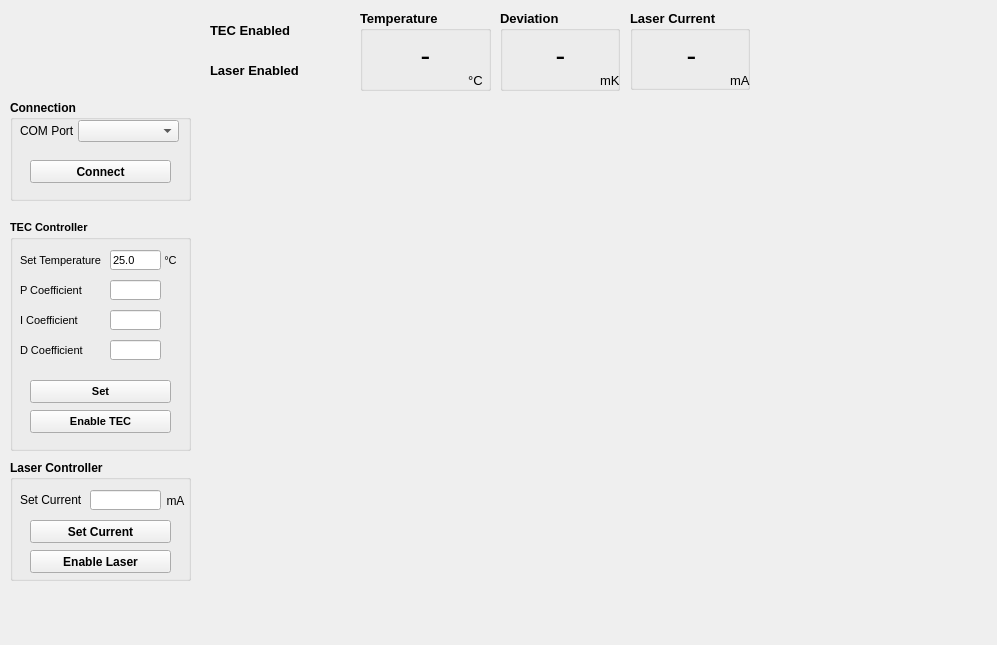
<?xml version="1.0" encoding="UTF-8"?>
<ui version="4.0">
 <class>GainChipWidget</class>
 <widget class="QWidget" name="GainChipWidget">
  <property name="geometry">
   <rect>
    <x>0</x>
    <y>0</y>
    <width>997</width>
    <height>645</height>
   </rect>
  </property>
  <property name="windowTitle">
   <string>Form</string>
  </property>
  <widget class="QLabel" name="laserEnabledLabel">
   <property name="geometry">
    <rect>
     <x>210</x>
     <y>60</y>
     <width>101</width>
     <height>20</height>
    </rect>
   </property>
   <property name="font">
    <font>
     <pointsize>10</pointsize>
     <weight>75</weight>
     <bold>true</bold>
    </font>
   </property>
   <property name="text">
    <string>Laser Enabled</string>
   </property>
  </widget>
  <widget class="PlotWidget" name="TempPlot" native="true">
   <property name="geometry">
    <rect>
     <x>200</x>
     <y>100</y>
     <width>781</width>
     <height>491</height>
    </rect>
   </property>
  </widget>
  <widget class="QGroupBox" name="laserGroupBox">
   <property name="geometry">
    <rect>
     <x>10</x>
     <y>460</y>
     <width>181</width>
     <height>121</height>
    </rect>
   </property>
   <property name="font">
    <font>
     <weight>75</weight>
     <bold>true</bold>
    </font>
   </property>
   <property name="title">
    <string>Laser Controller</string>
   </property>
   <widget class="QLineEdit" name="setCurrentEdit">
    <property name="geometry">
     <rect>
      <x>80</x>
      <y>30</y>
      <width>71</width>
      <height>20</height>
     </rect>
    </property>
   </widget>
   <widget class="QLabel" name="label">
    <property name="geometry">
     <rect>
      <x>150</x>
      <y>30</y>
      <width>31</width>
      <height>21</height>
     </rect>
    </property>
    <property name="font">
     <font>
      <weight>50</weight>
      <bold>false</bold>
     </font>
    </property>
    <property name="text">
     <string>mA</string>
    </property>
    <property name="alignment">
     <set>Qt::AlignCenter</set>
    </property>
   </widget>
   <widget class="QLabel" name="setCurrentLabel">
    <property name="geometry">
     <rect>
      <x>10</x>
      <y>30</y>
      <width>91</width>
      <height>20</height>
     </rect>
    </property>
    <property name="font">
     <font>
      <weight>50</weight>
      <bold>false</bold>
     </font>
    </property>
    <property name="text">
     <string>Set Current</string>
    </property>
   </widget>
   <widget class="QPushButton" name="laserEnableButton">
    <property name="geometry">
     <rect>
      <x>20</x>
      <y>90</y>
      <width>141</width>
      <height>23</height>
     </rect>
    </property>
    <property name="text">
     <string>Enable Laser</string>
    </property>
   </widget>
   <widget class="QPushButton" name="setCurrentButton">
    <property name="geometry">
     <rect>
      <x>20</x>
      <y>60</y>
      <width>141</width>
      <height>23</height>
     </rect>
    </property>
    <property name="text">
     <string>Set Current</string>
    </property>
   </widget>
  </widget>
  <widget class="QGroupBox" name="tempReadoutBox">
   <property name="geometry">
    <rect>
     <x>360</x>
     <y>10</y>
     <width>131</width>
     <height>81</height>
    </rect>
   </property>
   <property name="font">
    <font>
     <pointsize>10</pointsize>
     <weight>75</weight>
     <bold>true</bold>
    </font>
   </property>
   <property name="title">
    <string>Temperature</string>
   </property>
   <widget class="QLabel" name="tempReadout">
    <property name="geometry">
     <rect>
      <x>0</x>
      <y>10</y>
      <width>131</width>
      <height>71</height>
     </rect>
    </property>
    <property name="font">
     <font>
      <pointsize>22</pointsize>
      <weight>50</weight>
      <bold>false</bold>
     </font>
    </property>
    <property name="text">
     <string>-</string>
    </property>
    <property name="alignment">
     <set>Qt::AlignCenter</set>
    </property>
   </widget>
   <widget class="QLabel" name="label_3">
    <property name="geometry">
     <rect>
      <x>100</x>
      <y>60</y>
      <width>31</width>
      <height>20</height>
     </rect>
    </property>
    <property name="font">
     <font>
      <weight>50</weight>
      <bold>false</bold>
     </font>
    </property>
    <property name="text">
     <string>°C</string>
    </property>
    <property name="alignment">
     <set>Qt::AlignCenter</set>
    </property>
   </widget>
  </widget>
  <widget class="QGroupBox" name="laserCurrentBox">
   <property name="geometry">
    <rect>
     <x>630</x>
     <y>10</y>
     <width>120</width>
     <height>80</height>
    </rect>
   </property>
   <property name="font">
    <font>
     <pointsize>10</pointsize>
     <weight>75</weight>
     <bold>true</bold>
    </font>
   </property>
   <property name="title">
    <string>Laser Current</string>
   </property>
   <widget class="QLabel" name="laserCurrentLabel">
    <property name="geometry">
     <rect>
      <x>6</x>
      <y>10</y>
      <width>111</width>
      <height>71</height>
     </rect>
    </property>
    <property name="font">
     <font>
      <pointsize>22</pointsize>
      <weight>50</weight>
      <bold>false</bold>
     </font>
    </property>
    <property name="text">
     <string>-</string>
    </property>
    <property name="alignment">
     <set>Qt::AlignCenter</set>
    </property>
   </widget>
   <widget class="QLabel" name="label_7">
    <property name="geometry">
     <rect>
      <x>100</x>
      <y>60</y>
      <width>21</width>
      <height>20</height>
     </rect>
    </property>
    <property name="font">
     <font>
      <weight>50</weight>
      <bold>false</bold>
     </font>
    </property>
    <property name="text">
     <string>mA</string>
    </property>
   </widget>
  </widget>
  <widget class="QGroupBox" name="connectionGroupBox">
   <property name="geometry">
    <rect>
     <x>10</x>
     <y>100</y>
     <width>181</width>
     <height>101</height>
    </rect>
   </property>
   <property name="font">
    <font>
     <family>MS Shell Dlg 2</family>
     <weight>75</weight>
     <bold>true</bold>
    </font>
   </property>
   <property name="title">
    <string>Connection</string>
   </property>
   <property name="flat">
    <bool>false</bool>
   </property>
   <property name="checkable">
    <bool>false</bool>
   </property>
   <widget class="QComboBox" name="comComboBox">
    <property name="geometry">
     <rect>
      <x>68</x>
      <y>20</y>
      <width>101</width>
      <height>22</height>
     </rect>
    </property>
   </widget>
   <widget class="QLabel" name="comLabel">
    <property name="geometry">
     <rect>
      <x>10</x>
      <y>20</y>
      <width>61</width>
      <height>21</height>
     </rect>
    </property>
    <property name="font">
     <font>
      <weight>50</weight>
      <bold>false</bold>
     </font>
    </property>
    <property name="text">
     <string>COM Port</string>
    </property>
   </widget>
   <widget class="QPushButton" name="comConnectButton">
    <property name="geometry">
     <rect>
      <x>20</x>
      <y>60</y>
      <width>141</width>
      <height>23</height>
     </rect>
    </property>
    <property name="text">
     <string>Connect</string>
    </property>
   </widget>
  </widget>
  <widget class="QLabel" name="TECLED">
   <property name="geometry">
    <rect>
     <x>300</x>
     <y>10</y>
     <width>41</width>
     <height>41</height>
    </rect>
   </property>
   <property name="text">
    <string/>
   </property>
  </widget>
  <widget class="QGroupBox" name="deviationBox">
   <property name="geometry">
    <rect>
     <x>500</x>
     <y>10</y>
     <width>120</width>
     <height>81</height>
    </rect>
   </property>
   <property name="font">
    <font>
     <pointsize>10</pointsize>
     <weight>75</weight>
     <bold>true</bold>
    </font>
   </property>
   <property name="title">
    <string>Deviation</string>
   </property>
   <widget class="QLabel" name="deviationLabel">
    <property name="geometry">
     <rect>
      <x>0</x>
      <y>10</y>
      <width>121</width>
      <height>71</height>
     </rect>
    </property>
    <property name="font">
     <font>
      <pointsize>22</pointsize>
      <weight>50</weight>
      <bold>false</bold>
     </font>
    </property>
    <property name="text">
     <string>-</string>
    </property>
    <property name="alignment">
     <set>Qt::AlignCenter</set>
    </property>
   </widget>
   <widget class="QLabel" name="label_5">
    <property name="geometry">
     <rect>
      <x>100</x>
      <y>60</y>
      <width>21</width>
      <height>20</height>
     </rect>
    </property>
    <property name="font">
     <font>
      <weight>50</weight>
      <bold>false</bold>
     </font>
    </property>
    <property name="text">
     <string>mK</string>
    </property>
   </widget>
  </widget>
  <widget class="QLabel" name="tecEnabledLabel">
   <property name="geometry">
    <rect>
     <x>210</x>
     <y>20</y>
     <width>91</width>
     <height>20</height>
    </rect>
   </property>
   <property name="font">
    <font>
     <pointsize>10</pointsize>
     <weight>75</weight>
     <bold>true</bold>
    </font>
   </property>
   <property name="text">
    <string>TEC Enabled</string>
   </property>
  </widget>
  <widget class="QGroupBox" name="tecGroupBox">
   <property name="geometry">
    <rect>
     <x>10</x>
     <y>220</y>
     <width>181</width>
     <height>231</height>
    </rect>
   </property>
   <property name="font">
    <font>
     <family>MS Shell Dlg 2</family>
     <pointsize>8</pointsize>
     <weight>75</weight>
     <bold>true</bold>
    </font>
   </property>
   <property name="title">
    <string>TEC Controller</string>
   </property>
   <property name="flat">
    <bool>false</bool>
   </property>
   <property name="checkable">
    <bool>false</bool>
   </property>
   <widget class="QLineEdit" name="setTemperatureEdit">
    <property name="geometry">
     <rect>
      <x>100</x>
      <y>30</y>
      <width>51</width>
      <height>20</height>
     </rect>
    </property>
    <property name="font">
     <font>
      <weight>50</weight>
      <bold>false</bold>
     </font>
    </property>
    <property name="text">
     <string>25.0</string>
    </property>
   </widget>
   <widget class="QLabel" name="setTemperatureLabel">
    <property name="geometry">
     <rect>
      <x>10</x>
      <y>30</y>
      <width>101</width>
      <height>20</height>
     </rect>
    </property>
    <property name="font">
     <font>
      <weight>50</weight>
      <bold>false</bold>
     </font>
    </property>
    <property name="text">
     <string>Set Temperature</string>
    </property>
    <property name="alignment">
     <set>Qt::AlignLeading|Qt::AlignLeft|Qt::AlignVCenter</set>
    </property>
   </widget>
   <widget class="QLabel" name="label_2">
    <property name="geometry">
     <rect>
      <x>150</x>
      <y>30</y>
      <width>21</width>
      <height>21</height>
     </rect>
    </property>
    <property name="font">
     <font>
      <weight>50</weight>
      <bold>false</bold>
     </font>
    </property>
    <property name="text">
     <string>°C</string>
    </property>
    <property name="alignment">
     <set>Qt::AlignCenter</set>
    </property>
   </widget>
   <widget class="QLineEdit" name="PEdit">
    <property name="geometry">
     <rect>
      <x>100</x>
      <y>60</y>
      <width>51</width>
      <height>20</height>
     </rect>
    </property>
    <property name="font">
     <font>
      <weight>50</weight>
      <bold>false</bold>
     </font>
    </property>
    <property name="text">
     <string/>
    </property>
   </widget>
   <widget class="QLabel" name="PLabel">
    <property name="geometry">
     <rect>
      <x>10</x>
      <y>60</y>
      <width>101</width>
      <height>20</height>
     </rect>
    </property>
    <property name="font">
     <font>
      <weight>50</weight>
      <bold>false</bold>
     </font>
    </property>
    <property name="text">
     <string>P Coefficient</string>
    </property>
    <property name="alignment">
     <set>Qt::AlignLeading|Qt::AlignLeft|Qt::AlignVCenter</set>
    </property>
   </widget>
   <widget class="QLabel" name="ILabel">
    <property name="geometry">
     <rect>
      <x>10</x>
      <y>90</y>
      <width>101</width>
      <height>20</height>
     </rect>
    </property>
    <property name="font">
     <font>
      <weight>50</weight>
      <bold>false</bold>
     </font>
    </property>
    <property name="text">
     <string>I Coefficient</string>
    </property>
    <property name="alignment">
     <set>Qt::AlignLeading|Qt::AlignLeft|Qt::AlignVCenter</set>
    </property>
   </widget>
   <widget class="QLabel" name="DLabel">
    <property name="geometry">
     <rect>
      <x>10</x>
      <y>120</y>
      <width>101</width>
      <height>21</height>
     </rect>
    </property>
    <property name="font">
     <font>
      <weight>50</weight>
      <bold>false</bold>
     </font>
    </property>
    <property name="text">
     <string>D Coefficient</string>
    </property>
    <property name="alignment">
     <set>Qt::AlignLeading|Qt::AlignLeft|Qt::AlignVCenter</set>
    </property>
   </widget>
   <widget class="QLineEdit" name="IEdit">
    <property name="geometry">
     <rect>
      <x>100</x>
      <y>90</y>
      <width>51</width>
      <height>20</height>
     </rect>
    </property>
    <property name="font">
     <font>
      <weight>50</weight>
      <bold>false</bold>
     </font>
    </property>
    <property name="text">
     <string/>
    </property>
   </widget>
   <widget class="QLineEdit" name="DEdit">
    <property name="geometry">
     <rect>
      <x>100</x>
      <y>120</y>
      <width>51</width>
      <height>20</height>
     </rect>
    </property>
    <property name="font">
     <font>
      <weight>50</weight>
      <bold>false</bold>
     </font>
    </property>
    <property name="text">
     <string/>
    </property>
   </widget>
   <widget class="QPushButton" name="setTECButton">
    <property name="geometry">
     <rect>
      <x>20</x>
      <y>160</y>
      <width>141</width>
      <height>23</height>
     </rect>
    </property>
    <property name="text">
     <string>Set</string>
    </property>
   </widget>
   <widget class="QPushButton" name="enableTECButton">
    <property name="geometry">
     <rect>
      <x>20</x>
      <y>190</y>
      <width>141</width>
      <height>23</height>
     </rect>
    </property>
    <property name="text">
     <string>Enable TEC</string>
    </property>
   </widget>
  </widget>
  <widget class="QLabel" name="laserLED">
   <property name="geometry">
    <rect>
     <x>300</x>
     <y>50</y>
     <width>41</width>
     <height>41</height>
    </rect>
   </property>
   <property name="text">
    <string/>
   </property>
  </widget>
 </widget>
 <customwidgets>
  <customwidget>
   <class>PlotWidget</class>
   <extends>QWidget</extends>
   <header>pyqtgraph</header>
   <container>1</container>
  </customwidget>
 </customwidgets>
 <resources/>
 <connections/>
</ui>
